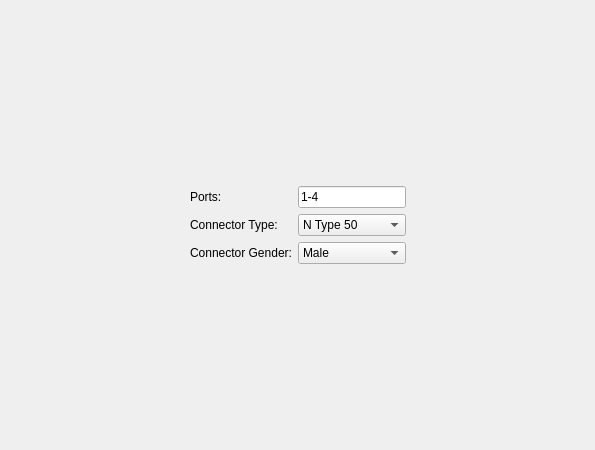
<?xml version="1.0" encoding="UTF-8"?>
<ui version="4.0">
 <class>PortsPage</class>
 <widget class="QWidget" name="PortsPage">
  <property name="geometry">
   <rect>
    <x>0</x>
    <y>0</y>
    <width>595</width>
    <height>450</height>
   </rect>
  </property>
  <property name="windowTitle">
   <string>Form</string>
  </property>
  <layout class="QGridLayout" name="gridLayout_2">
   <item row="0" column="1">
    <spacer name="verticalSpacer_2">
     <property name="orientation">
      <enum>Qt::Vertical</enum>
     </property>
     <property name="sizeHint" stdset="0">
      <size>
       <width>20</width>
       <height>153</height>
      </size>
     </property>
    </spacer>
   </item>
   <item row="1" column="0">
    <spacer name="horizontalSpacer">
     <property name="orientation">
      <enum>Qt::Horizontal</enum>
     </property>
     <property name="sizeHint" stdset="0">
      <size>
       <width>140</width>
       <height>20</height>
      </size>
     </property>
    </spacer>
   </item>
   <item row="1" column="1">
    <widget class="QWidget" name="widget" native="true">
     <layout class="QGridLayout" name="gridLayout">
      <item row="0" column="0">
       <widget class="QLabel" name="portsLabel">
        <property name="text">
         <string>Ports:</string>
        </property>
       </widget>
      </item>
      <item row="0" column="1">
       <widget class="RsaToolbox::PortsLineEdit" name="ports">
        <property name="text">
         <string>1-4</string>
        </property>
       </widget>
      </item>
      <item row="1" column="0">
       <widget class="QLabel" name="connectorTypeLabel">
        <property name="text">
         <string>Connector Type:</string>
        </property>
       </widget>
      </item>
      <item row="1" column="1">
       <widget class="QComboBox" name="connectorType">
        <item>
         <property name="text">
          <string>N Type 50</string>
         </property>
        </item>
       </widget>
      </item>
      <item row="2" column="0">
       <widget class="QLabel" name="label">
        <property name="text">
         <string>Connector Gender:</string>
        </property>
       </widget>
      </item>
      <item row="2" column="1">
       <widget class="QComboBox" name="comboBox">
        <item>
         <property name="text">
          <string>Male</string>
         </property>
        </item>
       </widget>
      </item>
     </layout>
    </widget>
   </item>
   <item row="1" column="2">
    <spacer name="horizontalSpacer_2">
     <property name="orientation">
      <enum>Qt::Horizontal</enum>
     </property>
     <property name="sizeHint" stdset="0">
      <size>
       <width>139</width>
       <height>20</height>
      </size>
     </property>
    </spacer>
   </item>
   <item row="2" column="1">
    <spacer name="verticalSpacer">
     <property name="orientation">
      <enum>Qt::Vertical</enum>
     </property>
     <property name="sizeHint" stdset="0">
      <size>
       <width>20</width>
       <height>153</height>
      </size>
     </property>
    </spacer>
   </item>
  </layout>
 </widget>
 <customwidgets>
  <customwidget>
   <class>RsaToolbox::PortsLineEdit</class>
   <extends>QLineEdit</extends>
   <header>PortsLineEdit.h</header>
  </customwidget>
 </customwidgets>
 <resources/>
 <connections/>
</ui>
